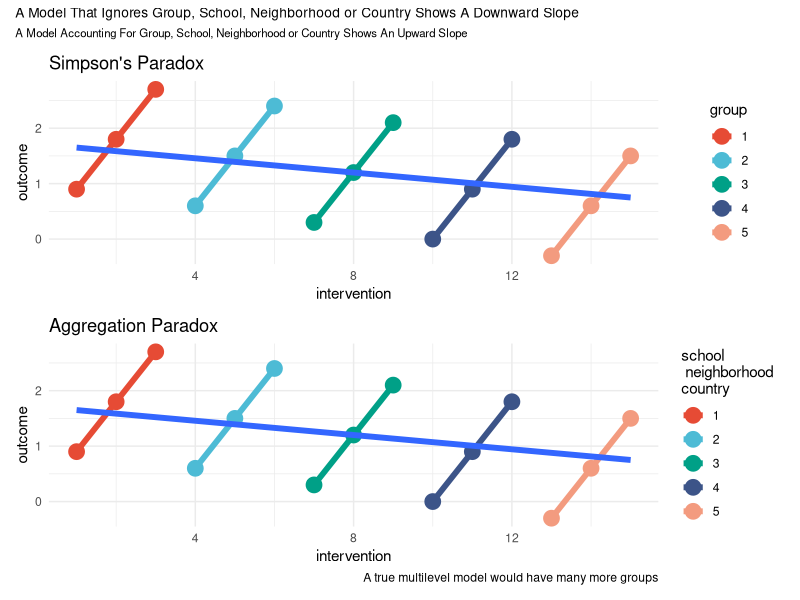

This chart was generated by the following R code:
## ---- chunk 1
#| output: false
#| warning: false

set.seed(1080)

library(ggplot2)

library(ggthemes)

# library(gganimate)

library(ggsci)

library(patchwork)

## ---- chunk 2
#| label: mydata

intervention <- seq(1,15) # intervention

group <- rep(seq(1,5), each=3) # group

index <- rep(seq(1,3), 5) # index within group

e <- rnorm(15, 0, .25) # randomly distributed error

outcome <- index + -.1 * intervention # + e

group <- factor(group)

mydata <- data.frame(intervention, group, outcome)

## ---- chunk 3

p0 <- ggplot(mydata,
             aes(x = intervention,
                 y = outcome)) + 
  geom_point(aes(color=group), 
             size = 5) +
  geom_smooth(aes(color=group), 
              method="lm",
              linewidth = 2,
              se = FALSE) +
  geom_smooth(method="lm",
              linewidth = 2,
              se = FALSE) +
  # scale_color_viridis_d(name = "group",
  #                       option = "turbo") +
  # scale_color_bmj() +
  # scale_color_npg() +
  theme_minimal()

## ---- chunk 4
#| label: fig-p0
#| message: false
#| fig-height: 7

name2 <- paste("school, \nneighborhood, or \ncountry expression(u_0)",
               expression(u_0))

(p0 + 
    labs(title = "Simpson's Paradox") +
   scale_color_npg(name = "group")) /
  (p0 + 
     labs(title = "Aggregation Paradox") +
     scale_color_npg(name = "school \n neighborhood \ncountry") +
   labs(caption = "A true multilevel model would have many more groups")) +
  plot_annotation(title = "A Model That Ignores Group, School, Neighborhood or Country Shows A Downward Slope",
                  subtitle = "A Model Accounting For Group, School, Neighborhood or Country Shows An Upward Slope",
                  theme = theme(title = element_text(size = rel(.75)))
) 

